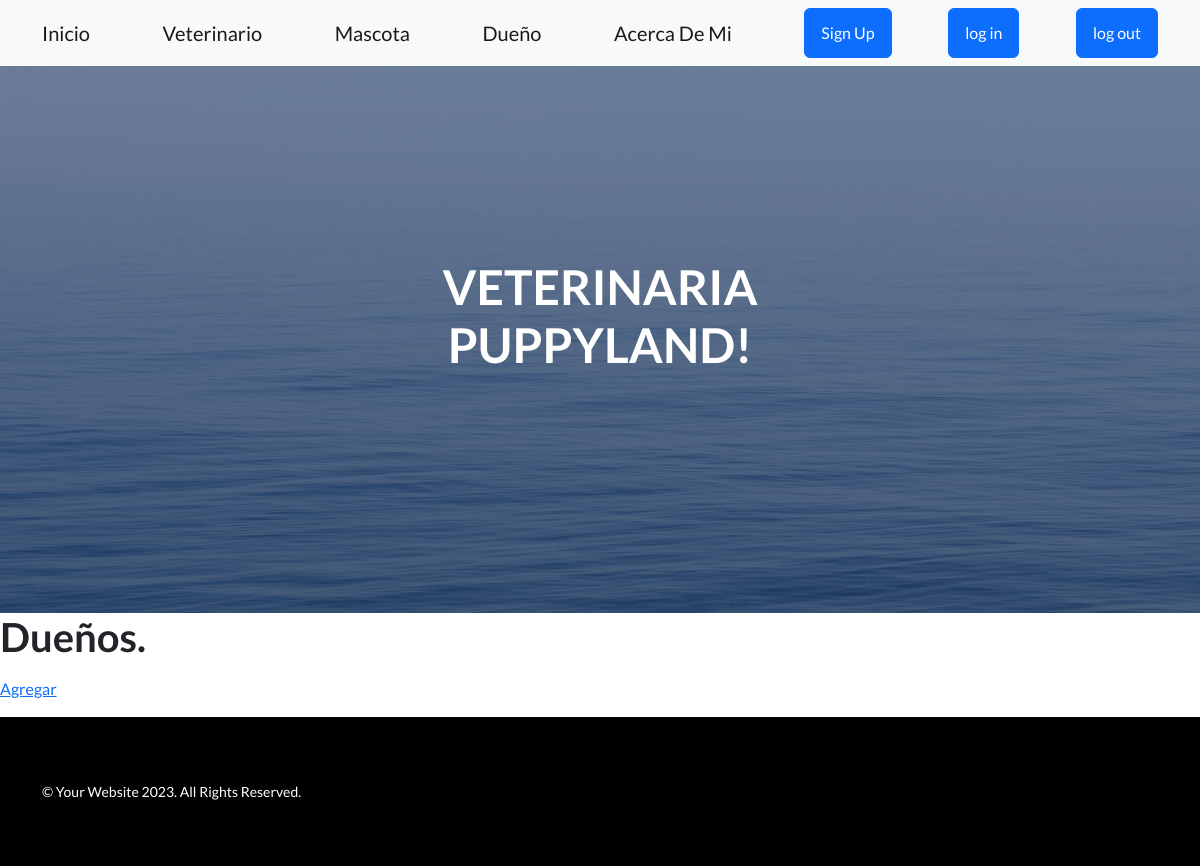
The page /app/listaPersonas/ (signed in) on the database as committed earlier.
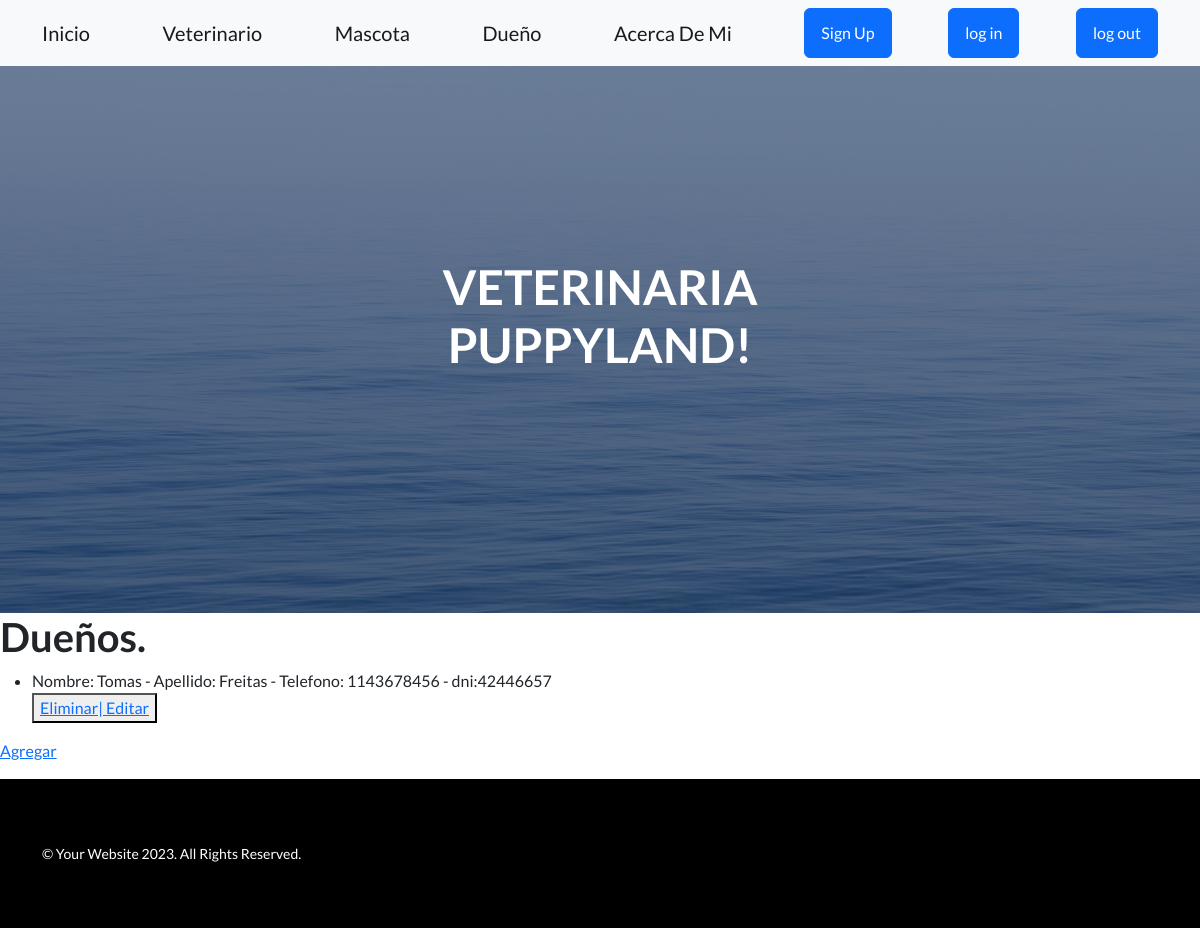
The same page on the database as committed later.
### AppVeterinaria/models.py (models this page shows)
class Persona(models.Model):
    nombre = models.CharField(max_length=40)
    apellido = models.CharField(max_length=40)
    telefono = models.IntegerField()
    dni = models.IntegerField()
    def __str__(self):
        return f"Nombre: {self.nombre} - Apellido: {self.apellido} - Telefono: {self.telefono} - dni:{self.dni}"

### AppVeterinaria/views.py (the view)
# urls.py: path("listaPersonas/", views.lista_personas, name="ListaPersonas"),
@login_required
def lista_personas(request):
    personas = Persona.objects.all()
    return render(request, "AppVeterinaria/listapersonas.html", {"personas": personas})

### AppVeterinaria/templates/AppVeterinaria/listapersonas.html
{% extends 'AppVeterinaria/base NavYFoot.html' %}
{% load static %}
{% block herencia %}
<h1>Dueños.</h1>
<ul>
    {% for p in personas %}
        <li>{{p}}</li>
        <button>
            <a href="{% url 'EliminarPersona' p.id %}">Eliminar| </a>
            <a href="{% url 'EditarPersona' p.id %}">Editar </a>
        </button>
        <br>
    {% endfor %}
    </ul>
    <p>
        <a href= "{% url 'ApiPersonaFormulario' %}">Agregar</a>
    </p>
{% endblock %}

Rows that differ between the two databases and show on the page:
added Persona: nombre+apellido+telefono "Nombre: Tomas - Apellido: Freitas - Telefono: 1143678456 - dni:42446657"
